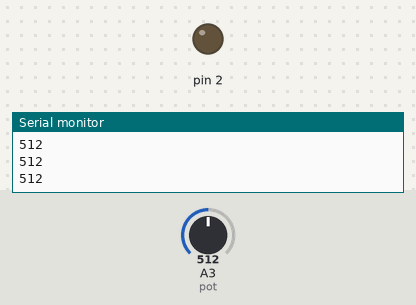
A sketch run on a simulated Arduino Uno, built with avr-gcc and run on an emulated ATmega328P. On the bench: output pins drawn as LEDs (lit = HIGH), the last lines printed to the serial monitor. Inputs (shaded band) come from the test bench; at power-on: A3 (pot) = 512.

Above: at 1.2 s.
1.3 s: A3 (pot) set to 352
2.8 s: A3 (pot) set to 321
At 4.1 s:
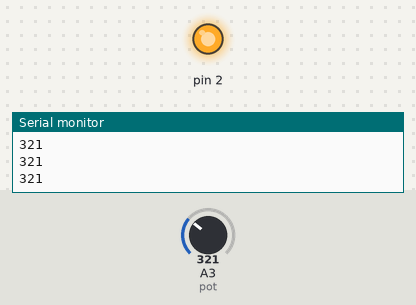
Timing chart, 0 to 5.8 s (numbered marks = the images above; inputs shaded):
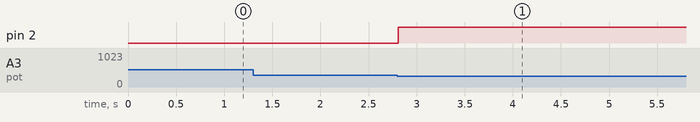

Measured:
- the behaviour switches between 340 and 339 on A3 (pot) (found by bisection; images 0 and 1)
- after the input at 2.8 s, pin 2: LOW → HIGH at once

The sketch:

potenciometro.ino
```cpp
int valor = 0;
int pot= 3;

void setup() {
  pinMode (2,OUTPUT);
  Serial.begin (9600);
}

void loop(){
  valor = analogRead (pot);
  Serial.println (valor);

  if (valor < 340)
  {digitalWrite (2,HIGH);
  }
}
```
